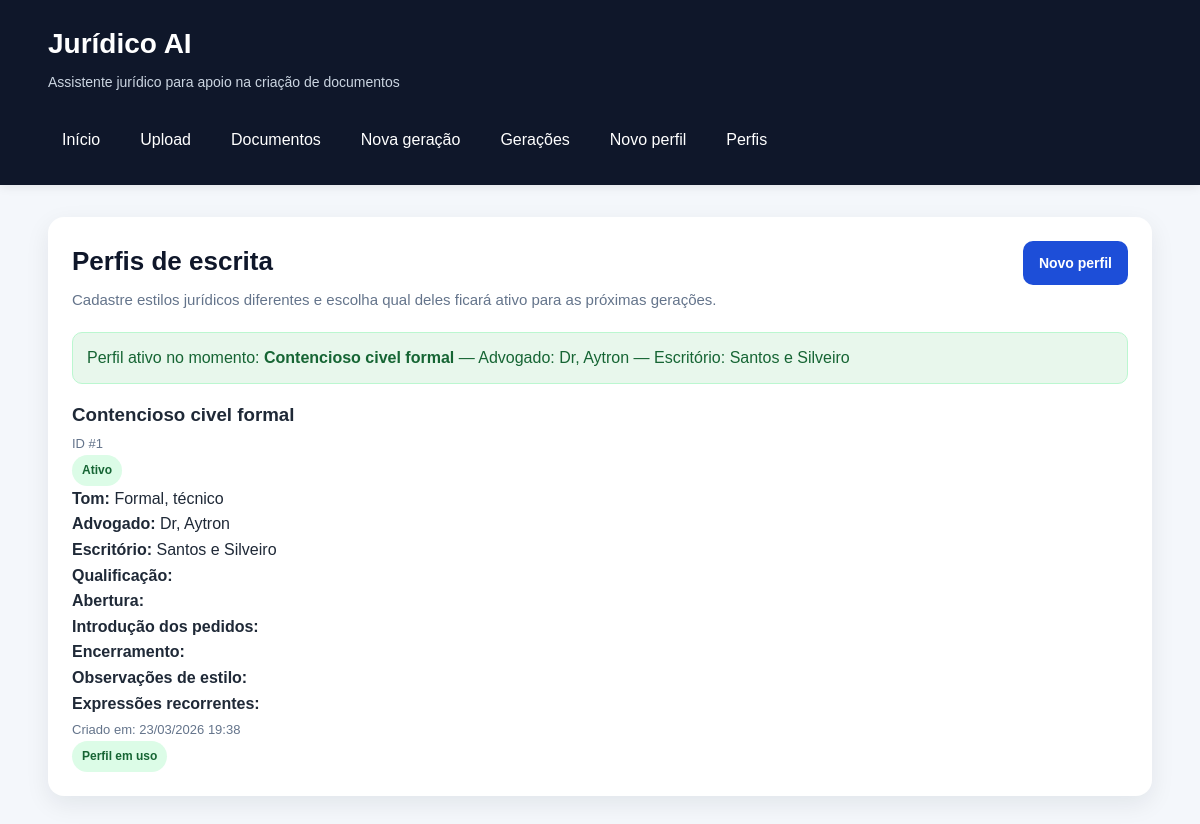
/writing-profiles/, run on an earlier commit of the app's database.
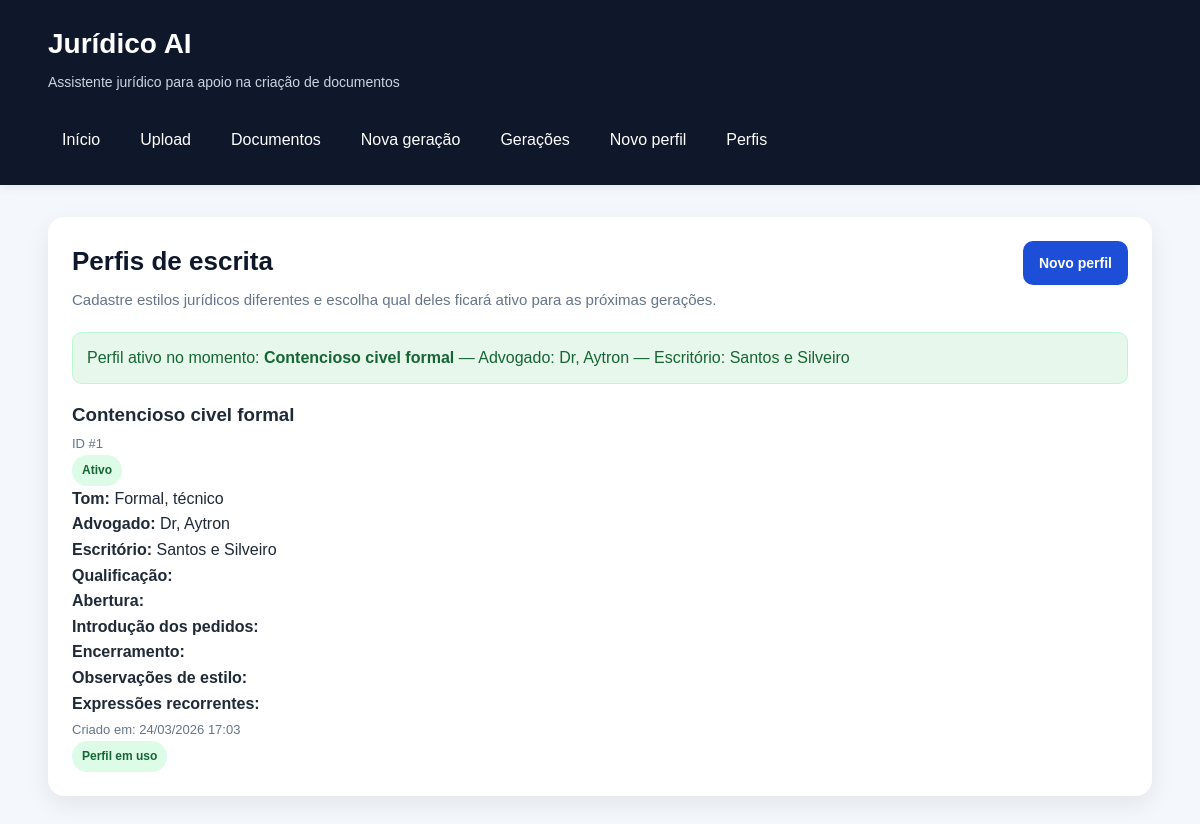
And on a later commit of the database.
### app/models/writing_profile.py (models this page shows)
class WritingProfile(Base):
    __tablename__ = "writing_profiles"
    id = Column(Integer, primary_key=True, index=True)
    profile_name = Column(String(150), nullable=False)
    lawyer_name = Column(String(150), nullable=True)
    office_name = Column(String(200), nullable=True)
    tone = Column(String(100), nullable=False, default="Formal")
    qualification_style = Column(
        Text,
        nullable=True,
        default="já qualificado(a) nos autos ou a ser devidamente qualificado(a)",
    )
    opening_phrase = Column(
        Text,
        nullable=True,
        default="vem, com o devido respeito, à presença de Vossa Excelência, apresentar a presente:",
    )
    closing_phrase = Column(
        Text,
        nullable=True,
        default="Termos em que,\nPede deferimento.",
    )
    request_intro = Column(
        Text,
        nullable=True,
        default="Diante do exposto, requer:",
    )
    legal_style_notes = Column(
        Text,
        nullable=True,
        default="Utilizar linguagem jurídica formal, objetiva e técnica.",
    )
    recurring_expressions = Column(
        Text,
        nullable=True,
        default="data venia; conforme entendimento jurisprudencial; nos termos da legislação aplicável",
    )
    is_active = Column(Boolean, default=False, nullable=False)
    created_at = Column(DateTime(timezone=True), server_default=func.now())

### app/routers/writing_profiles.py (the view)
@router.get("/", response_class=HTMLResponse)
def profiles_list(request: Request, db: Session = Depends(get_db)):
    perfis = listar_perfis(db)
    perfis_view = [montar_resumo_perfil(perfil) for perfil in perfis]
    perfil_ativo = buscar_perfil_ativo(db)
    return templates.TemplateResponse(
        "writing_profiles_list.html",
        {
            "request": request,
            "title": "Perfis de escrita",
            "perfis": perfis_view,
            "perfil_ativo": perfil_ativo,
        },
    )

### app/templates/writing_profiles_list.html (shortened to what this page needs)
{% extends "base.html" %}
{% block content %}
<section class="card">
    <div class="cabecalho-pagina">
        <div>
            <h2>Perfis de escrita</h2>
            <p class="texto-suave">
                Cadastre estilos jurídicos diferentes e escolha qual deles ficará ativo para as próximas gerações.
            </p>
        </div>
        <div class="acoes-topo">
            <a class="botao" href="/writing-profiles/create">Novo perfil</a>
        </div>
    </div>
    {% if perfil_ativo %}
        <div class="sucesso">
            Perfil ativo no momento: <strong>{{ perfil_ativo.profile_name }}</strong>
            {% if perfil_ativo.lawyer_name %}
                — Advogado: {{ perfil_ativo.lawyer_name }}
            {% endif %}
            {% if perfil_ativo.office_name %}
                — Escritório: {{ perfil_ativo.office_name }}
            {% endif %}
        </div>
    {% else %}
        <div class="erro">
            Nenhum perfil de escrita está ativo no momento.
        </div>
    {% endif %}
    {% if perfis %}
        <div class="lista-cards">
            {% for perfil in perfis %}
                <div class="mini-card perfil-card">
                    <div class="perfil-card-topo">
                        <div>
                            <h3 class="perfil-titulo">{{ perfil.profile_name }}</h3>
                            <p class="texto-pequeno">ID #{{ perfil.id }}</p>
                        </div>
                        <div>
                            {% if perfil.is_active %}
                                <span class="badge badge-sucesso">Ativo</span>
                            {% else %}
                                <span class="badge badge-neutro">Inativo</span>
                            {% endif %}
                        </div>
                    </div>
                    <p><strong>Tom:</strong> {{ perfil.tone }}</p>
                    <p><strong>Advogado:</strong> {{ perfil.lawyer_name }}</p>
                    <p><strong>Escritório:</strong> {{ perfil.office_name }}</p>
                    <p><strong>Qualificação:</strong> {{ perfil.qualification_style_preview }}</p>
                    <p><strong>Abertura:</strong> {{ perfil.opening_phrase_preview }}</p>
                    <p><strong>Introdução dos pedidos:</strong> {{ perfil.request_intro_preview }}</p>
                    <p><strong>Encerramento:</strong> {{ perfil.closing_phrase_preview }}</p>
                    <p><strong>Observações de estilo:</strong> {{ perfil.legal_style_notes_preview }}</p>
                    <p><strong>Expressões recorrentes:</strong> {{ perfil.recurring_expressions_preview }}</p>
                    <p class="texto-pequeno">
                        Criado em:
                        {{ perfil.created_at.strftime("%d/%m/%Y %H:%M") if perfil.created_at else "-" }}
                    </p>
                    <div class="acoes-topo">
                        {% if not perfil.is_active %}
                            <form action="/writing-profiles/{{ perfil.id }}/activate" method="post">
                                <button class="botao" type="submit">Ativar perfil</button>
                            </form>
                        {% else %}
                            <span class="badge badge-sucesso">Perfil em uso</span>
                        {% endif %}
                    </div>
                </div>
            {% endfor %}
        </div>
    {% else %}
        <div class="estado-vazio">
            <p>Nenhum perfil de escrita foi cadastrado ainda.</p>
            <a class="botao" href="/writing-profiles/create">Criar primeiro perfil</a>
        </div>
    {% endif %}
</section>
{% endblock %}

### app/templates/base.html (shortened to what this page needs)
<!DOCTYPE html>
<html lang="pt-BR">
<head>
    <link rel="stylesheet" href="{{ url_for('static', path='css/style.css') }}?v=4.3">
</head>
<body>
    <header class="topo">
        <div class="container topo-conteudo">
            <div class="marca">
                <h1>Jurídico AI</h1>
                <p>Assistente jurídico para apoio na criação de documentos</p>
            </div>
            <nav class="menu">
                <a href="/">Início</a>
                <a href="/documents/upload">Upload</a>
                <a href="/documents">Documentos</a>
                <a href="/generations/create">Nova geração</a>
                <a href="/generations">Gerações</a>
                <a href="/writing-profiles/create">Novo perfil</a>
                <a href="/writing-profiles">Perfis</a>
            </nav>
        </div>
    </header>
    <main class="container pagina-conteudo">
        {% block content %}{% endblock %}
    </main>
</body>
</html>

### app/static/css/style.css (style rules this page uses)
* { margin: 0; padding: 0; box-sizing: border-box; }
body { font-family: Arial, Helvetica, sans-serif; background: #f4f7fb; color: #1f2937; line-height: 1.6; }
a { color: #1d4ed8; text-decoration: none; }
.container { width: min(1180px, 92%); margin: 0 auto; }
.topo { background: #0f172a; color: #ffffff; padding: 22px 0; box-shadow: 0 2px 10px rgba(0, 0, 0, 0.08); }
.topo-conteudo { display: flex; justify-content: space-between; align-items: center; gap: 24px; flex-wrap: wrap; }
.marca h1 { font-size: 28px; margin-bottom: 4px; }
.marca p { font-size: 14px; color: #cbd5e1; }
.menu { display: flex; gap: 12px; flex-wrap: wrap; }
.menu a { color: #ffffff; padding: 10px 14px; border-radius: 8px; transition: background 0.2s ease; }
.pagina-conteudo { padding: 32px 0; }
.card { background: #ffffff; border-radius: 16px; padding: 24px; box-shadow: 0 8px 24px rgba(15, 23, 42, 0.08); margin-bottom: 24px; }
.cabecalho-pagina { display: flex; justify-content: space-between; align-items: flex-start; gap: 16px; flex-wrap: wrap; margin-bottom: 20px; }
.cabecalho-pagina h2 { font-size: 26px; color: #0f172a; margin-bottom: 6px; }
.texto-suave { color: #64748b; font-size: 15px; }
.texto-pequeno { color: #64748b; font-size: 13px; margin-top: 4px; }
.acoes-topo { display: flex; gap: 10px; flex-wrap: wrap; }
.botao, button.botao { display: inline-flex; align-items: center; justify-content: center; background: #1d4ed8; color: #ffffff; border: none; border-radius: 10px; padding: 11px 16px; font-size: 14px; font-weight: bold; cursor: pointer; transition: background 0.2s ease, transform 0.2s ease; }
.sucesso { margin-bottom: 16px; padding: 12px 14px; border-radius: 10px; background: #e8f7ec; color: #166534; border: 1px solid #bbf7d0; }
.badge { display: inline-flex; align-items: center; justify-content: center; padding: 6px 10px; border-radius: 999px; font-size: 12px; font-weight: bold; }
.badge-sucesso { background: #dcfce7; color: #166534; }

What changed in the data, as far as the page shows it:
changed WritingProfile "Contencioso civel formal": created_at "23/03/2026 19:38" → "24/03/2026 17:03"
